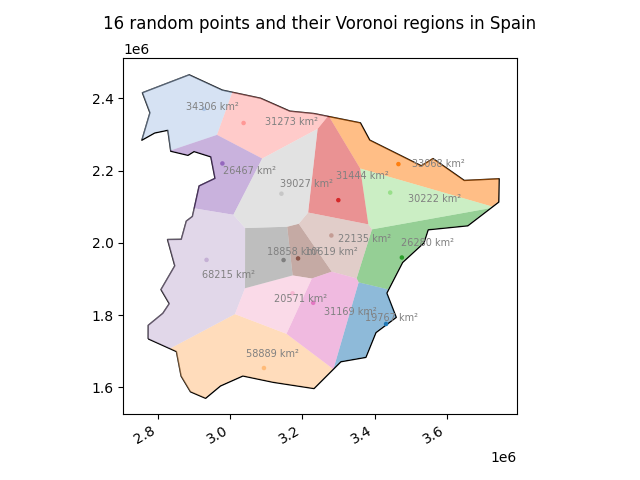

This figure's Python source:
"""
Example script that scatters random points across a country and generates the Voronoi regions for them. Additionally,
the area (km²) for those regions will be calculated. Both the regions and their area will be plotted using the
`plotting` sub-module of `geovoronoi`.

Note that it is important to use an *equal area* projection before calculating the areas of the Voronoi regions!

Author: Markus Konrad <[email redacted]>
March 2018
"""

import logging

import matplotlib.pyplot as plt
import numpy as np
import geopandas as gpd

from geovoronoi import coords_to_points, points_to_coords, voronoi_regions_from_coords, calculate_polygon_areas
from geovoronoi.plotting import subplot_for_map, plot_voronoi_polys_with_points_in_area


logging.basicConfig(level=logging.INFO)
geovoronoi_log = logging.getLogger('geovoronoi')
geovoronoi_log.setLevel(logging.INFO)
geovoronoi_log.propagate = True

N_POINTS = 20
COUNTRY = 'Spain'

np.random.seed(123)

print('loading country `%s` from naturalearth_lowres' % COUNTRY)
world = gpd.read_file(gpd.datasets.get_path('naturalearth_lowres'))
area = world[world.name == COUNTRY]
assert len(area) == 1

print('CRS:', area.crs)   # gives epsg:4326 -> WGS 84

area = area.to_crs(epsg=3035)    # convert to Albers Equal Area CRS (ETRS89-extended / LAEA Europe)
area_shape = area.iloc[0].geometry   # get the Polygon

# generate some random points within the bounds
minx, miny, maxx, maxy = area_shape.bounds

randx = np.random.uniform(minx, maxx, N_POINTS)
randy = np.random.uniform(miny, maxy, N_POINTS)
coords = np.vstack((randx, randy)).T

# use only the points inside the geographic area
pts = [p for p in coords_to_points(coords) if p.within(area_shape)]  # converts to shapely Point

print('will use %d of %d randomly generated points that are inside geographic area' % (len(pts), N_POINTS))
coords = points_to_coords(pts)   # convert back to simple NumPy coordinate array

del pts

#
# calculate the Voronoi regions, cut them with the geographic area shape and assign the points to them
#

poly_shapes, pts, poly_to_pt_assignments = voronoi_regions_from_coords(coords, area_shape)

# calculate area in km², too
poly_areas = calculate_polygon_areas(poly_shapes, m2_to_km2=True)   # converts m² to km²

print('areas in km²:')
print(poly_areas)

print('sum:')
print(sum(poly_areas))

#
# plotting
#

fig, ax = subplot_for_map(show_x_axis=True, show_y_axis=True)

voronoi_labels = ['%d km²' % round(a) for a in poly_areas]
plot_voronoi_polys_with_points_in_area(ax, area_shape, poly_shapes, coords, poly_to_pt_assignments,
                                       voronoi_labels=voronoi_labels, voronoi_label_fontsize=7,
                                       voronoi_label_color='gray')

ax.set_title('%d random points and their Voronoi regions in %s' % (len(pts), COUNTRY))

plt.tight_layout()
plt.savefig('random_points_and_area.png')
plt.show()

